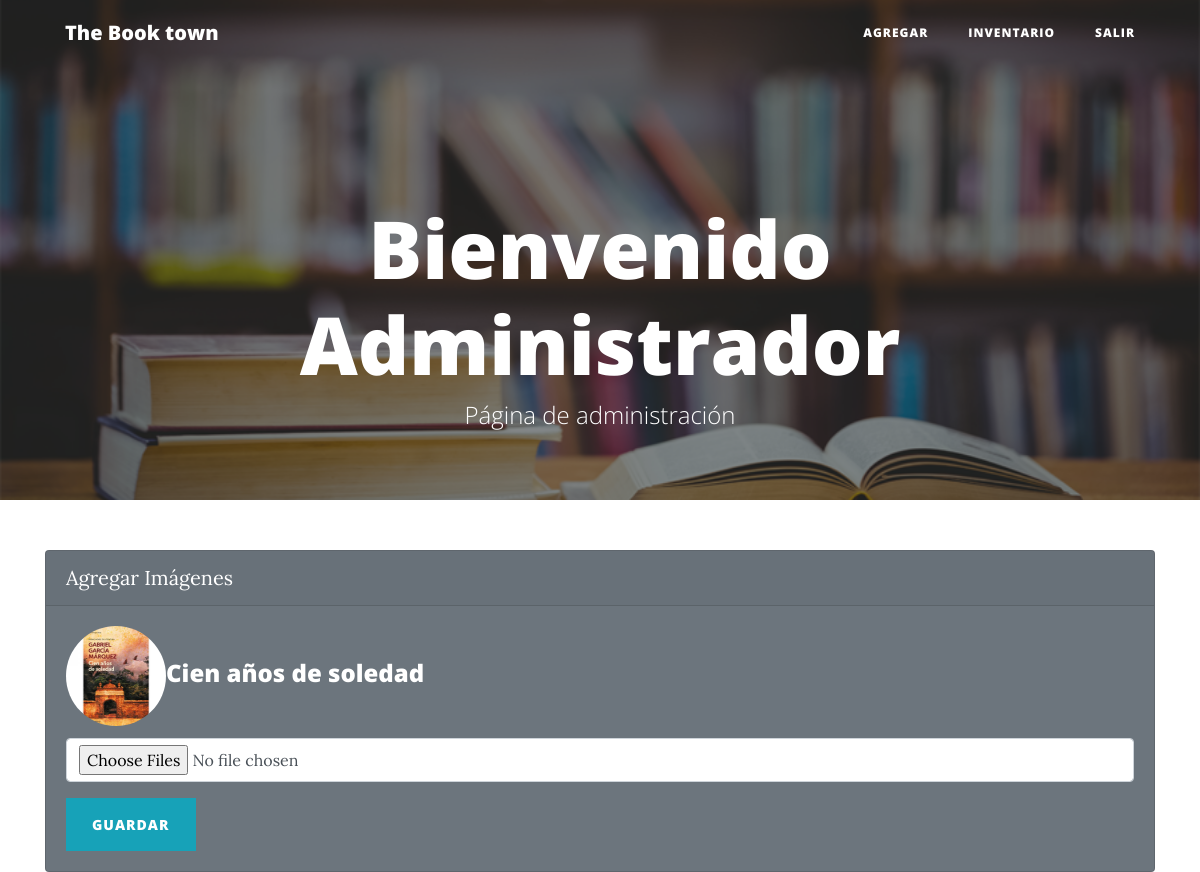
Page /admin/agregar_imagenes.php?clave=a005ae0a2b36c2e782270025046851cfb656de61 on the committed database.
### tables this page shows
CREATE TABLE `inventario` (
  `id` int(10) NOT NULL,
  `clave` varchar(200) NOT NULL,
  `producto` varchar(100) NOT NULL,
  `cantidad` int(5) NOT NULL,
  `precio` decimal(8,0) NOT NULL,
  `categoria` varchar(50) NOT NULL,
  `descripcion` text NOT NULL,
  `foto` varchar(100) NOT NULL
);

### admin/agregar_imagenes.php (the view, shortened to what this page needs)
<?php include '../extend/header.php';
$clave = htmlentities($_GET['clave']);
$sel = $con->prepare("SELECT producto, foto FROM inventario WHERE clave = ?");
$sel->execute(array($clave));
if ($f = $sel-> fetch()) {
}
?>
<div class="container">
	<div class="card text-white bg-secondary">
		<div class="card-header">Agregar Imágenes</div>
		<div class="card-body">
			<h4 class="card-title"><img src="<?php echo $f['foto'] ?>" width="100" height="100" class="rounded-circle"><?php echo $f['producto']; ?></h4>
			<form action="ins_imagenes.php" method="post" enctype="multipart/form-data">
				<div class="form-group">
					<input type="file" name="imagen[]" class="form-control" multiple="">
				</div>
				<input type="submit" value="guardar" class="btn btn-info">
			</form>
		</div>
	</div>
</div>
</body>
</html>

### css/clean-blog.css (style rules this page uses)
body { font-size: 20px; color: #212529; font-family: 'Lora', 'Times New Roman', serif; }
h1, h2, h3, h4, h5, h6 { font-weight: 800; font-family: 'Open Sans', 'Helvetica Neue', Helvetica, Arial, sans-serif; }
.btn { font-size: 14px; font-weight: 800; padding: 15px 25px; letter-spacing: 1px; text-transform: uppercase; border-radius: 0; font-family: 'Open Sans', 'Helvetica Neue', Helvetica, Arial, sans-serif; }

### rows in the picture
inventario: foto (picture), producto "Cien años de soledad"
